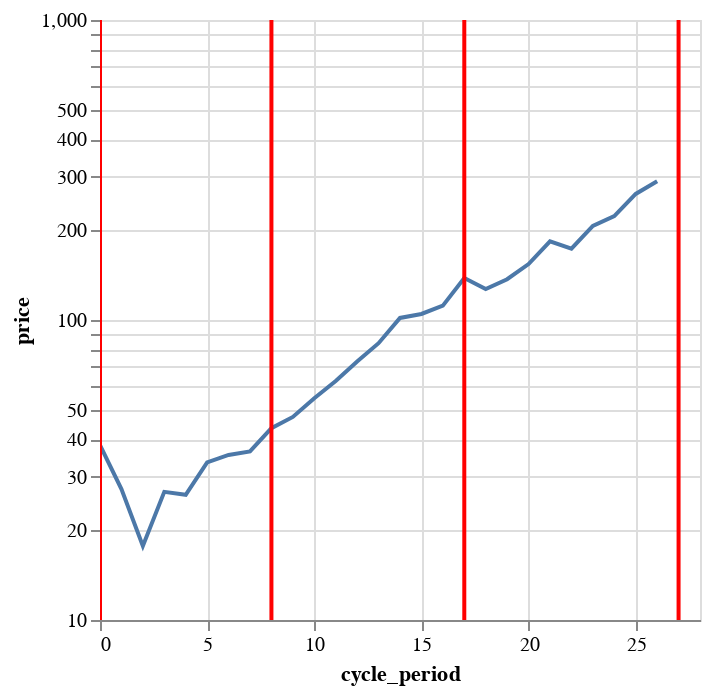

The code cell stored with this chart in its notebook:
### Code cell
highlights = alt.Chart(
    pl.DataFrame({
        'cycle_period': [0, 8, 8+9, 8+9+10],
    })
).mark_rule(color='red', strokeWidth=2).encode(
    x='cycle_period'
)
chart + highlights

### Figure 1 — Vega-Lite specification as saved in the notebook (floating-point values rounded to 4 significant figures)
{"config": {"view": {"continuousWidth": 300, "continuousHeight": 300}}, "layer": [{"data": {"name": "data-98ee7b20810ef76fa812a93bc0c3bd18"}, "mark": {"type": "line", "tooltip": true}, "encoding": {"tooltip": [{"field": "cycle_period", "type": "quantitative"}, {"field": "price", "type": "quantitative"}, {"field": "samples", "type": "quantitative"}], "x": {"field": "cycle_period", "type": "quantitative"}, "y": {"field": "price", "scale": {"type": "log"}, "type": "quantitative"}}, "name": "view_0e8b3a3d94dc0c11_0"}, {"data": {"name": "data-b1340ceda4049086f84bc149e8cf550a"}, "mark": {"type": "rule", "color": "red", "strokeWidth": 2}, "encoding": {"x": {"field": "cycle_period", "type": "quantitative"}}}], "params": [{"name": "param_1e9efca18e7a2868", "select": {"type": "interval", "encodings": ["x", "y"]}, "bind": "scales", "views": ["view_0e8b3a3d94dc0c11_0"]}], "$schema": "https://vega.github.io/schema/vega-lite/v6.1.0.json", "datasets": {"data-98ee7b20810ef76fa812a93bc0c3bd18": [{"cycle_period": 5, "price": 33.53, "samples": 10}, {"cycle_period": 9, "price": 47.51, "samples": 10}, {"cycle_period": 11, "price": 62.61, "samples": 10}, {"cycle_period": 14, "price": 101.6, "samples": 10}, {"cycle_period": 15, "price": 104.7, "samples": 10}, {"cycle_period": 16, "price": 111.6, "samples": 10}, {"cycle_period": 17, "price": 138.1, "samples": 10}, {"cycle_period": 22, "price": 173.0, "samples": 10}, {"cycle_period": 26, "price": 290.0, "samples": 10}, {"cycle_period": 0, "price": 38.29, "samples": 9}, {"cycle_period": 1, "price": 27.32, "samples": 10}, {"cycle_period": 7, "price": 36.47, "samples": 10}, {"cycle_period": 8, "price": 43.58, "samples": 10}, {"cycle_period": 13, "price": 83.69, "samples": 10}, {"cycle_period": 19, "price": 136.7, "samples": 10}, {"cycle_period": 21, "price": 183.0, "samples": 10}, {"cycle_period": 25, "price": 263.2, "samples": 10}, {"cycle_period": 2, "price": 17.66, "samples": 10}, {"cycle_period": 10, "price": 54.88, "samples": 10}, {"cycle_period": 18, "price": 126.7, "samples": 10}, {"cycle_period": 3, "price": 26.74, "samples": 10}, {"cycle_period": 4, "price": 26.14, "samples": 10}, {"cycle_period": 6, "price": 35.51, "samples": 10}, {"cycle_period": 12, "price": 72.74, "samples": 10}, {"cycle_period": 20, "price": 153.6, "samples": 10}, {"cycle_period": 23, "price": 206.0, "samples": 10}, {"cycle_period": 24, "price": 222.1, "samples": 10}], "data-b1340ceda4049086f84bc149e8cf550a": [{"cycle_period": 0}, {"cycle_period": 8}, {"cycle_period": 17}, {"cycle_period": 27}]}}
